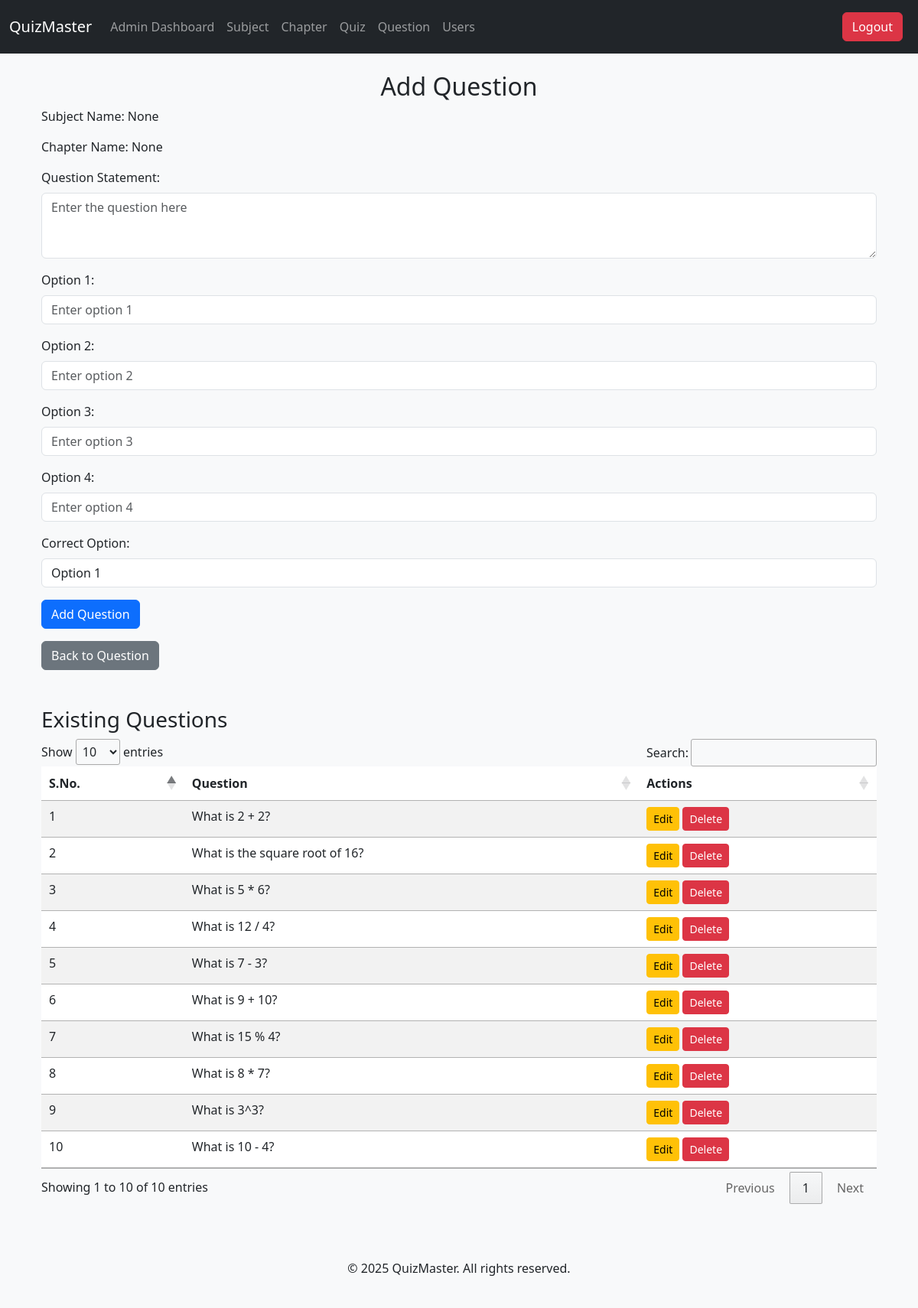
The page /admin/question_add?quiz_id=1 (signed in) on the database its author committed.
### tables this page shows
CREATE TABLE questions (
            id INTEGER PRIMARY KEY AUTOINCREMENT,
            quiz_id INTEGER,
            question_statement TEXT NOT NULL,
            option1 TEXT NOT NULL,
            option2 TEXT NOT NULL,
            option3 TEXT,
            option4 TEXT,
            correct_option INTEGER, -- This will store the index of the correct option (1-4)
            FOREIGN KEY (quiz_id) REFERENCES quizzes(id)
        );

### app.py (the view)
@app.route('/admin/question_add', methods=['GET', 'POST'])
@admin_required
def question_add():
    quiz_id = request.args.get('quiz_id')
    quiz_subject = request.args.get('quiz_subject')
    quiz_chapter = request.args.get('quiz_chapter')
    conn = sqlite3.connect('database.db')
    cursor = conn.cursor()
    cursor.execute("SELECT * FROM questions where quiz_id = ?", (quiz_id,))
    questions = cursor.fetchall()
    conn.close()
    return render_template('add_question.html', quiz_id=quiz_id, questions=questions, quiz_subject=quiz_subject, quiz_chapter=quiz_chapter)

### app.py (called while the page is built)
@login_manager.user_loader
def load_user(user_id):
    conn = sqlite3.connect('database.db')
    cursor = conn.cursor()
    cursor.execute("SELECT id, username, role FROM users WHERE id=?", (user_id,))
    user = cursor.fetchone()
    conn.close()
    if user:
        return User(user[0], user[1], user[2])
    return None

def admin_required(f):
    @wraps(f)
    def decorated_function(*args, **kwargs):
        if 'role' not in session or session['role'] != 'admin':
            return redirect(url_for('home'))  # Redirect to home if not admin
        return f(*args, **kwargs)
    return decorated_function

### templates/add_question.html (shortened to what this page needs)
{% extends "base.html" %}
{% block content %}
<div class="container">
    <h2 class="text-center">Add Question</h2>
    <form method="POST" action="/admin/question">
        <div class="mb-3">
            Subject Name: {{ quiz_subject }}
        </div>
        <div class="mb-3">
            Chapter Name: {{ quiz_chapter }}
        </div>
        <div class="mb-3">
            <label for="question_statement" class="form-label">Question Statement:</label>
            <textarea class="form-control" id="question_statement" name="question_statement" required rows="3" placeholder="Enter the question here"></textarea>
        </div>
        <div class="mb-3">
            <label for="option1" class="form-label">Option 1:</label>
            <input type="text" class="form-control" id="option1" name="option1" required placeholder="Enter option 1">
        </div>
        <div class="mb-3">
            <label for="option2" class="form-label">Option 2:</label>
            <input type="text" class="form-control" id="option2" name="option2" required placeholder="Enter option 2">
        </div>
        <div class="mb-3">
            <label for="option3" class="form-label">Option 3:</label>
            <input type="text" class="form-control" id="option3" name="option3" placeholder="Enter option 3">
        </div>
        <div class="mb-3">
            <label for="option4" class="form-label">Option 4:</label>
            <input type="text" class="form-control" id="option4" name="option4" placeholder="Enter option 4">
        </div>
        <div class="mb-3">
            <label for="correct_option" class="form-label">Correct Option:</label>
            <select class="form-control" id="correct_option" name="correct_option" required>
                <option value="1">Option 1</option>
            </select>
        </div>
        <button type="submit" class="btn btn-primary">Add Question</button>
    </form>
    <a href="/admin/question" class="btn btn-secondary mt-3">Back to Question</a>
    <h3 class="mt-5">Existing Questions</h3>
    <table id="questionTable" class="table table-striped">
        <thead>
            <tr>
                <th>S.No.</th>
                <th>Question</th>
                <th>Actions</th>
            </tr>
        </thead>
        <tbody>
            {% for question in questions %}
            <tr>
                <td>{{ loop.index }}</td>
                <td>{{ question[2] }}</td>
                <td>
                    <a href="/admin/edit-question/{{ question[0] }}" class="btn btn-warning btn-sm">Edit</a>
                    <form action="/admin/delete-question/{{ question[0] }}" method="POST" style="display:inline;">
                        <button type="submit" class="btn btn-danger btn-sm" onclick="return confirm('Are you sure you want to delete this question?');">Delete</button>
                    </form>
                </td>
            </tr>
            {% endfor %}
        </tbody>
    </table>
</div>
{% endblock %}

### templates/base.html (style rules this page uses)
html, body { height: 100%; }
body { display: flex; flex-direction: column; }

### rows shown on the page
questions: question_statement "What is 2 + 2?"
questions: question_statement "What is the square root of 16?"
questions: question_statement "What is 5 * 6?"
questions: question_statement "What is 12 / 4?"
questions: question_statement "What is 7 - 3?"
questions: question_statement "What is 9 + 10?"
questions: question_statement "What is 15 % 4?"
questions: question_statement "What is 8 * 7?"
questions: question_statement "What is 3^3?"
questions: question_statement "What is 10 - 4?"

### other values the page prints
{{ quiz_subject }} "None"
{{ quiz_chapter }} "None"
